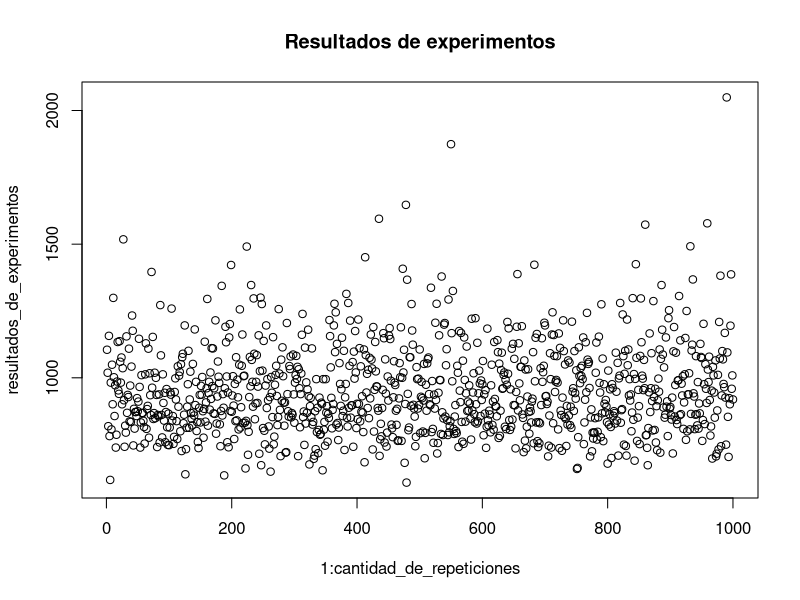

Recreate this plot in R.

### Definir las siguientes funciones

## Ejercicio 1
album = rep(FALSE, 6) 

sample = sample(1:6, 1, replace = TRUE)

album[sample] = TRUE

print(album)

## Ejercicio 2

album_lleno = function(album){
  return(all(album))
}

mock_album_completo = rep(TRUE, 6)
mock_album_incompleto = rep(FALSE, 6)

print(album_lleno(mock_album_completo))
print(album_lleno(mock_album_incompleto))

## Ejercicio 3

generar_sobre = function(tam_album, tam_sobre){
  return(sample(1:tam_album, tam_sobre, replace=TRUE))
}

sobre = generar_sobre(tam_album=6, tam_sobre=3)

album_vacio = rep(FALSE, 6)

# Linda forma de hacer TDD! Felicitaciones! 
album_vacio[sobre[1]] = TRUE
album_vacio[sobre[2]] = TRUE
album_vacio[sobre[3]] = TRUE


## Ejercicio 4
pegar_sobre = function(album,  sobre){
  for(figurita in sobre){
    album[figurita] = TRUE
  }
  return(album)
}

album_vacio = rep(FALSE, 10)
sobre_1 = generar_sobre(tam_album=length(album_vacio), tam_sobre=3)
sobre_2 = generar_sobre(tam_album=length(album_vacio), tam_sobre=3)

print(sobre_1)
album = pegar_sobre(album_vacio, sobre_1)
print(album)

print(sobre_2)
album = pegar_sobre(album, sobre_2)
print(album)

## Ejercicio 5
cuantas_figuritas = function(tam_album, tam_sobre){
  cantidad_de_sobres_usados = 0
  album = rep(FALSE, tam_album)
  while(!album_lleno(album=album)) {
    sobre = generar_sobre(tam_album=tam_album, tam_sobre=tam_sobre)
    album = pegar_sobre(album=album, sobre=sobre)
    cantidad_de_sobres_usados = cantidad_de_sobres_usados + 1
  }
  return(cantidad_de_sobres_usados)
}

## Ejercicio 6

primer_intento = cuantas_figuritas(tam_album=6, tam_sobre=1)
segundo_intento = cuantas_figuritas(tam_album=6, tam_sobre=1)
tercer_intento = cuantas_figuritas(tam_album=6, tam_sobre=1)

print(primer_intento)
print(segundo_intento)
print(tercer_intento)
print((primer_intento == segundo_intento) & (primer_intento == tercer_intento) & (segundo_intento == tercer_intento))

## Ejercicio 7
cantidad_de_repeticiones = 1000
resultados_de_experimentos = c()
for(i in 1:cantidad_de_repeticiones) {
   resultados_de_experimentos = c(resultados_de_experimentos, cuantas_figuritas(tam_album=670, tam_sobre=5))
}

plot(1:cantidad_de_repeticiones, resultados_de_experimentos, main = 'Resultados de experimentos')

# Cuál es la probabilidad de terminar el album con 800 sobres o menos?
casos_exitosos = length(which(resultados_de_experimentos <= 800))
print(casos_exitosos / cantidad_de_repeticiones)

# La cantidad de sobres que hacen falta comprar para completar el album con probabilidad mayor o igual a 0.9.
# P(X < x) >= 0.9

# P(casos_exitosos / cantidad_de_repeticiones) >= 0.9 <=> ????????

cantidad_sobres_prob_mayor = quantile(resultados_de_experimentos, probs = 0.90)
print(cantidad_sobres_prob_mayor)

# Cual es el valor esperado de sobres para completar el album?
esperanza = mean(resultados_de_experimentos)
print(esperanza)

# cual es el desvio de la cantidad de sobres para completar el album?
desviacion = sd(resultados_de_experimentos)
print(desviacion)
